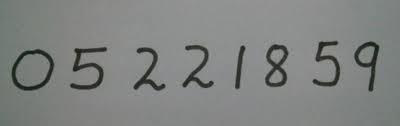
#> input picture img.jpeg, 400 x 126 px
$ jupyter execute --allow-errors torchnn.ipynb
#> lines starting #> are read from the running program, lines starting #| are printed output that depends on the picture; after the words box and inside, x2 and y2 are one past the last pixel; in counts of white or black regions, pixels touching at a corner belong together
# Dependencies

[cell 1]
import torch
import cv2
import numpy as np
import matplotlib.pyplot as plt
from PIL import Image
from torch import nn, save, load
from termcolor import colored
from torch.optim import Adam
from torch.utils.data import DataLoader
from torchvision import datasets
from torchvision.transforms import ToTensor

# Get data

#> (a cell that did not finish here is left out)

# Image Classifier Neural Network

[cell 3]
class ImageClassifier(nn.Module):
    def __init__(self):
        super().__init__()
        self.model = nn.Sequential(
            nn.Conv2d(1, 32, (3,3)),
            nn.ReLU(),
            nn.Conv2d(32, 64, (3,3)),
            nn.ReLU(),
            nn.Conv2d(64, 64, (3,3)),
            nn.ReLU(),
            nn.Conv2d(64, 64, (3,3)),
            nn.ReLU(),
            nn.Flatten(),
            nn.Linear(64*(28-8)*(28-8), 10)
        )

    def forward(self, x):
        return self.model(x)

# Instance of the neural network, loss, optimizer

#> (a cell that did not finish here is left out)

# Training flow

#> (a cell that did not finish here is left out)

# Testing

#> (a cell that did not finish here is left out)

[cell 7]
image = cv2.imread('img.jpeg')
#> image is the input picture: shape (126, 400, 3); mean B, G, R 128.7, 130.5, 128
grey = cv2.cvtColor(image.copy(), cv2.COLOR_BGR2GRAY)
ret, thresh = cv2.threshold(grey.copy(), 75, 255, cv2.THRESH_BINARY_INV)
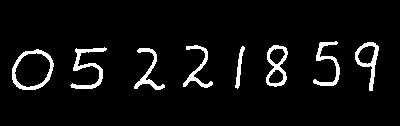
#> thresh: shape (126, 400); 5.6% white; 8 white regions
contours, hierarchy = cv2.findContours(thresh.copy(), cv2.RETR_EXTERNAL, cv2.CHAIN_APPROX_SIMPLE)
#> contours = 8 contours; box (x1, y1, x2, y2) and area: (12, 49, 54, 90) 1276, (266, 45, 288, 87) 618, (355, 42, 379, 91) 510, (70, 47, 107, 89) 340, (313, 41, 340, 86) 262, (134, 48, 165, 90) 252, (183, 45, 213, 88) 240, (235, 46, 245, 89) 116
preprocessed_digits = []
for c in contours:
    x,y,w,h = cv2.boundingRect(c)

    # Creating a rectangle around the digit in the original image (for displaying the digits fetched via contours)
    cv2.rectangle(image, (x,y), (x+w, y+h), color=(0, 255, 0), thickness=2)

    # Cropping out the digit from the image corresponding to the current contours in the for loop
    digit = thresh[y:y+h, x:x+w]

    # Resizing that digit to (18, 18)
    resized_digit = cv2.resize(digit, (18,18))

    # Padding the digit with 5 pixels of black color (zeros) in each side to finally produce the image of (28, 28)
    padded_digit = np.pad(resized_digit, ((5,5),(5,5)), "constant", constant_values=0)

    # Adding the preprocessed digit to the list of preprocessed digits
    preprocessed_digits.append(padded_digit)
#> this loop made 8 passes
#> (x, y, w, h) on passes 1 to 8: (12, 49, 42, 41), (134, 48, 31, 42), (70, 47, 37, 42), (235, 46, 10, 43), (266, 45, 22, 42), (183, 45, 30, 43), (355, 42, 24, 49), (313, 41, 27, 45)
#> pass 1, `digit = thresh[y:y+h, x:x+w]`:
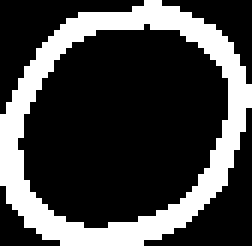
#> digit: shape (41, 42) (shown 6 times larger); 26.2% white; 1 white region, box (x1, y1, x2, y2) and area: (0, 0, 42, 41) 452
#> pass 1, `padded_digit = np.pad(resized_digit, ((5,5),(5,5)), "constant", consta..`:
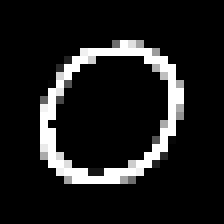
#> padded_digit: shape (28, 28) (shown 8 times larger); min 0, max 255, mean 27.9
#> pass 2, `digit = thresh[y:y+h, x:x+w]`:
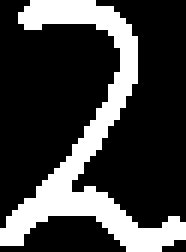
#> digit: shape (42, 31) (shown 6 times larger); 25.1% white; 1 white region, box (x1, y1, x2, y2) and area: (0, 0, 31, 42) 327
#> pass 2, `padded_digit = np.pad(resized_digit, ((5,5),(5,5)), "constant", consta..`:
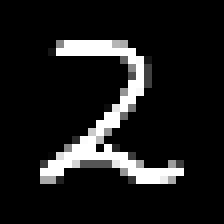
#> padded_digit: shape (28, 28) (shown 8 times larger); min 0, max 255, mean 27.4
#> after the loop:
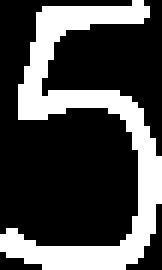
#> digit: shape (45, 27) (shown 6 times larger); 29.2% white; 1 white region, box (x1, y1, x2, y2) and area: (0, 0, 27, 45) 355
#> after the loop:
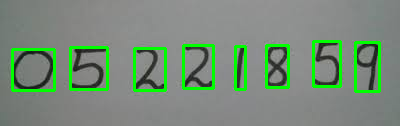
#> image: shape (126, 400, 3); 6.72% of pixels changed, all inside (x1, y1, x2, y2) = (11, 40, 381, 93)
#> after the loop, preprocessed_digits = 8 items
print("           Image")
plt.imshow(image, cmap="gray")
plt.show()

inp = np.array(preprocessed_digits)
